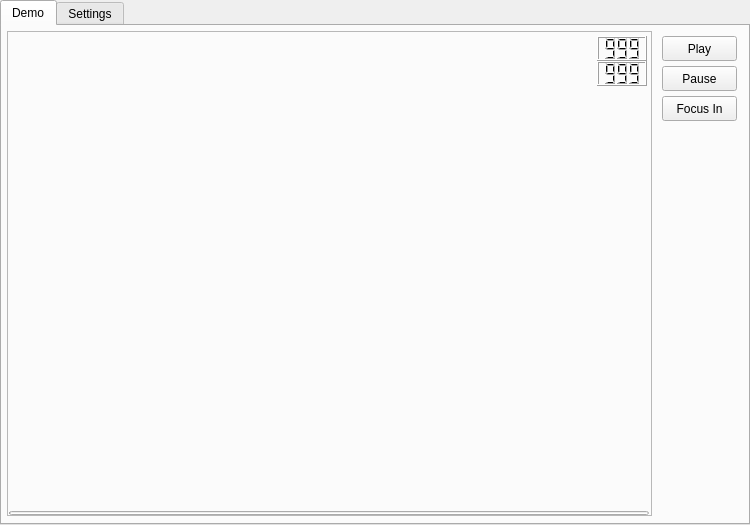
<?xml version="1.0" encoding="UTF-8"?>
<ui version="4.0">
 <class>MainWindow</class>
 <widget class="QMainWindow" name="MainWindow">
  <property name="geometry">
   <rect>
    <x>0</x>
    <y>0</y>
    <width>750</width>
    <height>525</height>
   </rect>
  </property>
  <property name="windowTitle">
   <string>MainWindow</string>
  </property>
  <property name="tabShape">
   <enum>QTabWidget::Rounded</enum>
  </property>
  <widget class="QWidget" name="CentralWidget">
   <widget class="QTabWidget" name="MainTabWidget">
    <property name="geometry">
     <rect>
      <x>0</x>
      <y>0</y>
      <width>750</width>
      <height>525</height>
     </rect>
    </property>
    <property name="currentIndex">
     <number>0</number>
    </property>
    <widget class="QWidget" name="VideoPlayerTab">
     <attribute name="title">
      <string>Demo</string>
     </attribute>
     <widget class="QPushButton" name="PlayVideoButton">
      <property name="geometry">
       <rect>
        <x>660</x>
        <y>10</y>
        <width>75</width>
        <height>25</height>
       </rect>
      </property>
      <property name="text">
       <string>Play</string>
      </property>
     </widget>
     <widget class="QPushButton" name="FocusInButton">
      <property name="geometry">
       <rect>
        <x>660</x>
        <y>70</y>
        <width>75</width>
        <height>25</height>
       </rect>
      </property>
      <property name="text">
       <string>Focus In</string>
      </property>
     </widget>
     <widget class="QFrame" name="VideoFrame">
      <property name="geometry">
       <rect>
        <x>5</x>
        <y>5</y>
        <width>645</width>
        <height>485</height>
       </rect>
      </property>
      <property name="frameShape">
       <enum>QFrame::StyledPanel</enum>
      </property>
      <property name="frameShadow">
       <enum>QFrame::Raised</enum>
      </property>
      <widget class="QProgressBar" name="VideoProgress">
       <property name="enabled">
        <bool>true</bool>
       </property>
       <property name="geometry">
        <rect>
         <x>2</x>
         <y>480</y>
         <width>640</width>
         <height>4</height>
        </rect>
       </property>
       <property name="value">
        <number>0</number>
       </property>
       <property name="textVisible">
        <bool>false</bool>
       </property>
      </widget>
      <widget class="QLCDNumber" name="FPSCounter">
       <property name="geometry">
        <rect>
         <x>590</x>
         <y>5</y>
         <width>50</width>
         <height>25</height>
        </rect>
       </property>
       <property name="digitCount">
        <number>3</number>
       </property>
       <property name="value" stdset="0">
        <double>999.000000000000000</double>
       </property>
      </widget>
      <widget class="QLCDNumber" name="PFPSCounter">
       <property name="geometry">
        <rect>
         <x>590</x>
         <y>30</y>
         <width>50</width>
         <height>25</height>
        </rect>
       </property>
       <property name="digitCount">
        <number>3</number>
       </property>
       <property name="value" stdset="0">
        <double>999.000000000000000</double>
       </property>
      </widget>
     </widget>
     <widget class="QPushButton" name="PauseVideoButton">
      <property name="geometry">
       <rect>
        <x>660</x>
        <y>40</y>
        <width>75</width>
        <height>25</height>
       </rect>
      </property>
      <property name="text">
       <string>Pause</string>
      </property>
     </widget>
    </widget>
    <widget class="QWidget" name="SettingsTab">
     <attribute name="title">
      <string>Settings</string>
     </attribute>
     <widget class="QGroupBox" name="VideoStreamSrcGp">
      <property name="geometry">
       <rect>
        <x>5</x>
        <y>100</y>
        <width>500</width>
        <height>90</height>
       </rect>
      </property>
      <property name="title">
       <string>Video Stream Source</string>
      </property>
      <widget class="QPushButton" name="VideoFileLoadButton">
       <property name="geometry">
        <rect>
         <x>370</x>
         <y>29</y>
         <width>75</width>
         <height>22</height>
        </rect>
       </property>
       <property name="text">
        <string>Load Video</string>
       </property>
      </widget>
      <widget class="QCheckBox" name="WebcamChB">
       <property name="enabled">
        <bool>true</bool>
       </property>
       <property name="geometry">
        <rect>
         <x>10</x>
         <y>60</y>
         <width>151</width>
         <height>22</height>
        </rect>
       </property>
       <property name="text">
        <string>Use Webcam Output</string>
       </property>
      </widget>
     </widget>
     <widget class="QGroupBox" name="AppStyleGroup">
      <property name="geometry">
       <rect>
        <x>5</x>
        <y>10</y>
        <width>500</width>
        <height>70</height>
       </rect>
      </property>
      <property name="title">
       <string>Application Style</string>
      </property>
      <widget class="QComboBox" name="AppThemeCoB">
       <property name="geometry">
        <rect>
         <x>70</x>
         <y>30</y>
         <width>161</width>
         <height>22</height>
        </rect>
       </property>
      </widget>
      <widget class="QLabel" name="ThemeL">
       <property name="geometry">
        <rect>
         <x>10</x>
         <y>30</y>
         <width>47</width>
         <height>22</height>
        </rect>
       </property>
       <property name="text">
        <string>Theme:</string>
       </property>
      </widget>
     </widget>
     <widget class="QGroupBox" name="VideoStreamG">
      <property name="geometry">
       <rect>
        <x>5</x>
        <y>210</y>
        <width>500</width>
        <height>70</height>
       </rect>
      </property>
      <property name="title">
       <string>Video Stream</string>
      </property>
      <widget class="QComboBox" name="ResolutionCoB">
       <property name="geometry">
        <rect>
         <x>70</x>
         <y>30</y>
         <width>161</width>
         <height>22</height>
        </rect>
       </property>
       <item>
        <property name="text">
         <string>240p 4:3 (320×240)</string>
        </property>
       </item>
       <item>
        <property name="text">
         <string>360p 4:3 (480×360)</string>
        </property>
       </item>
       <item>
        <property name="text">
         <string>480p 4:3 (640×480)</string>
        </property>
       </item>
       <item>
        <property name="text">
         <string>720p HD 16:9 (1280×720)</string>
        </property>
       </item>
      </widget>
      <widget class="QLabel" name="ResolutionL">
       <property name="geometry">
        <rect>
         <x>10</x>
         <y>30</y>
         <width>61</width>
         <height>22</height>
        </rect>
       </property>
       <property name="text">
        <string>Resolution:</string>
       </property>
      </widget>
     </widget>
     <widget class="QGroupBox" name="MiscellaneousGp">
      <property name="geometry">
       <rect>
        <x>5</x>
        <y>300</y>
        <width>500</width>
        <height>90</height>
       </rect>
      </property>
      <property name="title">
       <string>Miscellaneous</string>
      </property>
      <widget class="QCheckBox" name="FpsChB">
       <property name="geometry">
        <rect>
         <x>10</x>
         <y>30</y>
         <width>111</width>
         <height>22</height>
        </rect>
       </property>
       <property name="text">
        <string>Show FPS\PFPS</string>
       </property>
      </widget>
      <widget class="QCheckBox" name="ProgressBarChb">
       <property name="geometry">
        <rect>
         <x>10</x>
         <y>60</y>
         <width>151</width>
         <height>22</height>
        </rect>
       </property>
       <property name="text">
        <string>Show Video Progress Bar</string>
       </property>
      </widget>
     </widget>
    </widget>
   </widget>
  </widget>
 </widget>
 <layoutdefault spacing="6" margin="11"/>
 <resources/>
 <connections/>
</ui>
